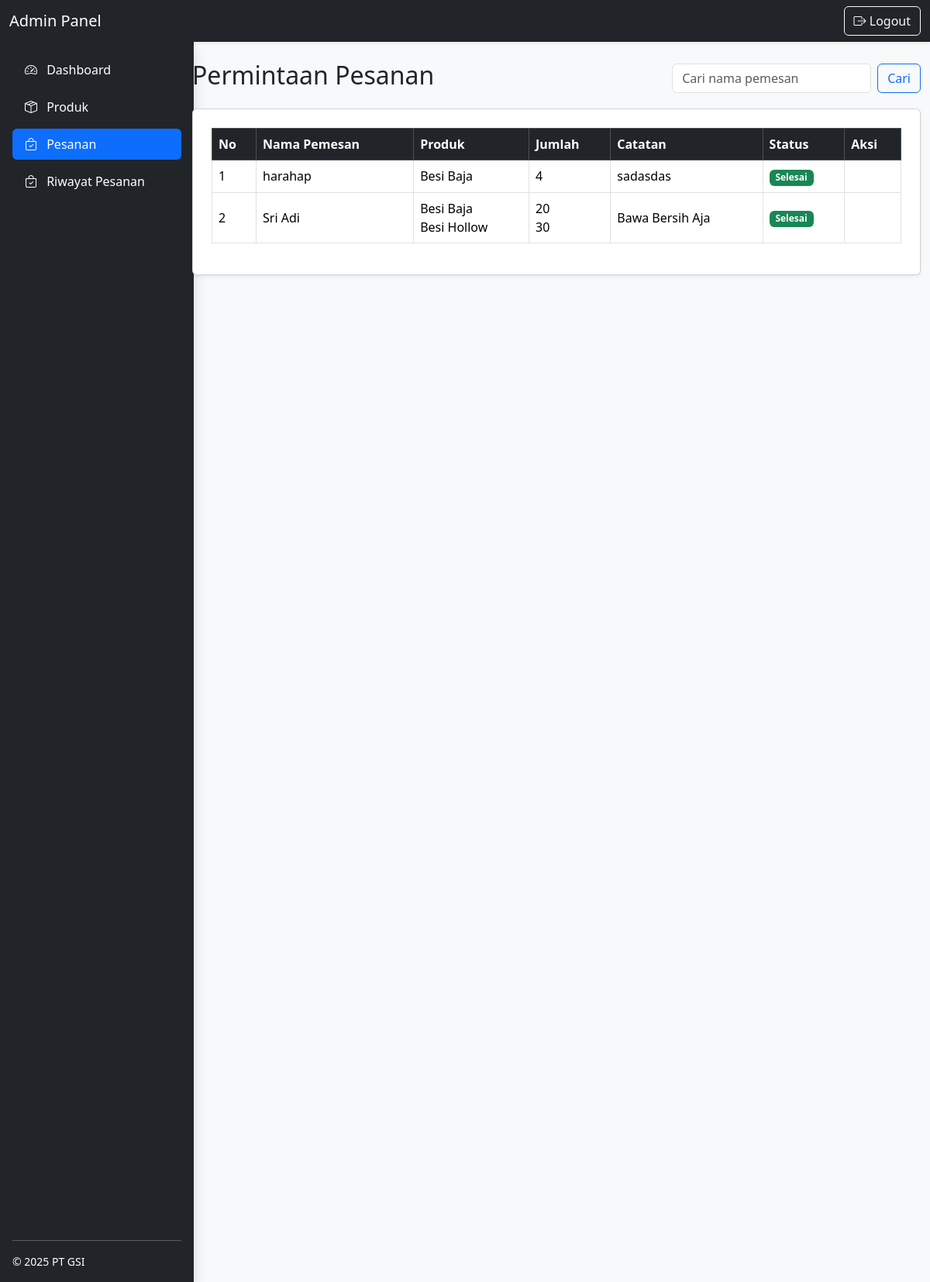
The page /admin/components/pesanan.php on the database its author committed.
### tables this page shows
CREATE TABLE `order_items` (
  `id_item` bigint(20) UNSIGNED NOT NULL,
  `id_order` bigint(20) UNSIGNED NOT NULL,
  `produk_id` int(10) UNSIGNED NOT NULL,
  `jumlah` int(11) NOT NULL DEFAULT 1,
  `harga_item` decimal(18,2) DEFAULT 0.00,
  `created_at` timestamp NOT NULL DEFAULT current_timestamp()
);

CREATE TABLE `orders` (
  `id_order` bigint(20) UNSIGNED NOT NULL,
  `nama` varchar(150) NOT NULL,
  `kontak` varchar(150) NOT NULL,
  `metode_kontak` enum('telepon','email') NOT NULL,
  `alamat` text DEFAULT NULL,
  `harga` decimal(18,2) DEFAULT 0.00,
  `STATUS` varchar(40) DEFAULT 'pending',
  `catatan` text NOT NULL,
  `sudah_dihubungi` tinyint(1) DEFAULT 0,
  `remarks_dibuat` tinyint(1) DEFAULT 0,
  `spm_dibuat` tinyint(1) DEFAULT 0,
  `invoice_dilihat` tinyint(1) DEFAULT 0,
  `resi_dicetak` tinyint(1) DEFAULT 0,
  `created_at` timestamp NOT NULL DEFAULT current_timestamp(),
  `updated_at` timestamp NOT NULL DEFAULT current_timestamp() ON UPDATE current_timestamp()
);

CREATE TABLE `produk` (
  `id_produk` int(10) UNSIGNED NOT NULL,
  `nama_produk` varchar(200) NOT NULL,
  `berat` decimal(10,2) DEFAULT 0.00,
  `stok` int(11) DEFAULT 0,
  `keterangan` text DEFAULT NULL,
  `gambar` varchar(255) DEFAULT NULL,
  `created_at` timestamp NOT NULL DEFAULT current_timestamp(),
  `updated_at` timestamp NOT NULL DEFAULT current_timestamp() ON UPDATE current_timestamp()
);

### admin/components/pesanan.php (the view, shortened to what this page needs)
<?php include 'header.php'; ?>
<?php include 'navbar.php'; ?>
<?php require_once '../../backend/connection/db.php'; ?>
<?php
$limit = 5;
$page = isset($_GET['page']) ? (int)$_GET['page'] : 1;
$start = ($page - 1) * $limit;
$search = $_GET['search'] ?? '';
$searchQuery = !empty($search) ? "WHERE o.nama LIKE :search" : '';
$idStmt = $pdo->prepare("SELECT DISTINCT o.id_order
                         FROM orders o
                         $searchQuery
                         ORDER BY o.id_order DESC
                         LIMIT :start, :limit");
$idStmt->bindValue(':start', $start, PDO::PARAM_INT);
$idStmt->bindValue(':limit', $limit, PDO::PARAM_INT);
$idStmt->execute();
$order_ids = $idStmt->fetchAll(PDO::FETCH_COLUMN);
$orders = [];
if (!empty($order_ids)) {
    $placeholders = implode(',', array_fill(0, count($order_ids), '?'));
    $stmt = $pdo->prepare("SELECT o.id_order, o.nama, o.metode_kontak, o.catatan, o.kontak, o.sudah_dihubungi, o.harga, o.status, o.resi_dicetak, o.invoice_dilihat, p.nama_produk, i.jumlah
                            FROM orders o
                            JOIN order_items i ON o.id_order = i.id_order
                            JOIN produk p ON i.produk_id = p.id_produk
                            WHERE o.id_order IN ($placeholders)
                            ORDER BY o.id_order DESC");
    $stmt->execute($order_ids);
    while ($row = $stmt->fetch(PDO::FETCH_ASSOC)) {
        $id = $row['id_order'];
        if (!isset($orders[$id])) {
            $orders[$id] = [
                'nama' => $row['nama'],
                'metode_kontak' => $row['metode_kontak'],
                'kontak' => $row['kontak'],
                'harga' => $row['harga'],
                'status' => $row['status'],
                'catatan' => $row['catatan'] ?? '',
                'sudah_dihubungi' => $row['sudah_dihubungi'],
                'resi_dicetak' => $row['resi_dicetak'],
                'invoice_dilihat' => $row['invoice_dilihat'],
                'produk' => [],
            ];
        }
        $orders[$id]['produk'][] = [
            'nama' => $row['nama_produk'],
            'jumlah' => $row['jumlah']
        ];
    }
}
?>
<div class="container-fluid">
    <div class="row">
        <div class="col-md-3 col-lg-2 p-0 bg-dark">
            <?php include 'sidebar.php'; ?>
        </div>
        <main class="col-md-9 col-lg-10 ps-md-5 mt-4">
            <div class="d-flex justify-content-between align-items-center mb-3">
                <h1 class="h2">Permintaan Pesanan</h1>
                <form class="d-flex" method="GET">
                    <input class="form-control me-2" type="search" name="search" placeholder="Cari nama pemesan" value="<?= htmlspecialchars($search) ?>">
                    <button class="btn btn-outline-primary" type="submit">Cari</button>
                </form>
            </div>
            <div class="card shadow-sm p-4" data-aos="fade-up">
                <div class="table-responsive">
                    <table class="table table-bordered table-hover align-middle">
                        <thead class="table-dark">
                            <tr>
                                <th>No</th>
                                <th>Nama Pemesan</th>
                                <th>Produk</th>
                                <th>Jumlah</th>
                                <th>Catatan</th>
                                <th>Status</th>
                                <th>Aksi</th>
                            </tr>
                        </thead>
                        <tbody>
                            <?php
                            if (empty($orders)) {
                                echo '<tr><td colspan="7" class="text-center text-muted">Belum ada pesanan.</td></tr>';
                            } else {
                                $no = $start + 1;
                                foreach ($orders as $id_order => $data) {
                                    $statusText = 'Menunggu';
                                    $badgeClass = 'bg-secondary';
                                    $actionButton = '';
                                    switch ($data['status']) {
                                        case 'selesai':
                                            $statusText = 'Selesai';
                                            $badgeClass = 'bg-success';
                                            break;
                                    }
                                    $produkList = '';
                                    $jumlahList = '';
                                    foreach ($data['produk'] as $item) {
                                        $produkList .= htmlspecialchars($item['nama']) . '<br>';
                                        $jumlahList .= htmlspecialchars($item['jumlah']) . '<br>';
                                    }
                                    $catatan = $data['catatan'] ?? 'Tidak ada catatan';
                                    echo "<tr>
                                        <td>$no</td>
                                        <td>" . htmlspecialchars($data['nama']) . "</td>
                                        <td>$produkList</td>
                                        <td>$jumlahList</td>
                                        <td>$catatan</td>
                                        <td><span class='badge $badgeClass'>$statusText</span></td>
                                        <td>
                                            $actionButton
                                            " . (!in_array($data['status'], ['batal', 'selesai']) ? "<a href='../../backend/admin/batalkan_pesanan.php?id=$id_order' class='btn btn-sm btn-danger mb-1' onclick=\"return confirm('Yakin ingin membatalkan pesanan ini?')\">Batalkan</a>" : '') . "
                                        </td>
                                    </tr>";
                                    $no++;
                                }
                            }
                            ?>
                        </tbody>
                    </table>
                </div>
            </div>
        </main>
    </div>
</div>
<?php include 'footer.php'; ?>

### admin/assets/css/style.css (style rules this page uses)
body { font-family: "Segoe UI", sans-serif; background-color: #f8f9fa; }
.card { transition: transform 0.2s ease; }

### rows shown on the page
order_items: id_order.nama "harahap", produk.nama_produk "Besi Baja", jumlah "4", id_order.catatan "sadasdas", id_order.STATUS "Selesai"
produk: nama_produk "Besi Baja"
produk: nama_produk "Besi Hollow"
order_items: jumlah "20"
order_items: jumlah "30"

### other values the page prints
$data['nama'] "Sri Adi"
$catatan "Bawa Bersih Aja"
$statusText "Selesai"
